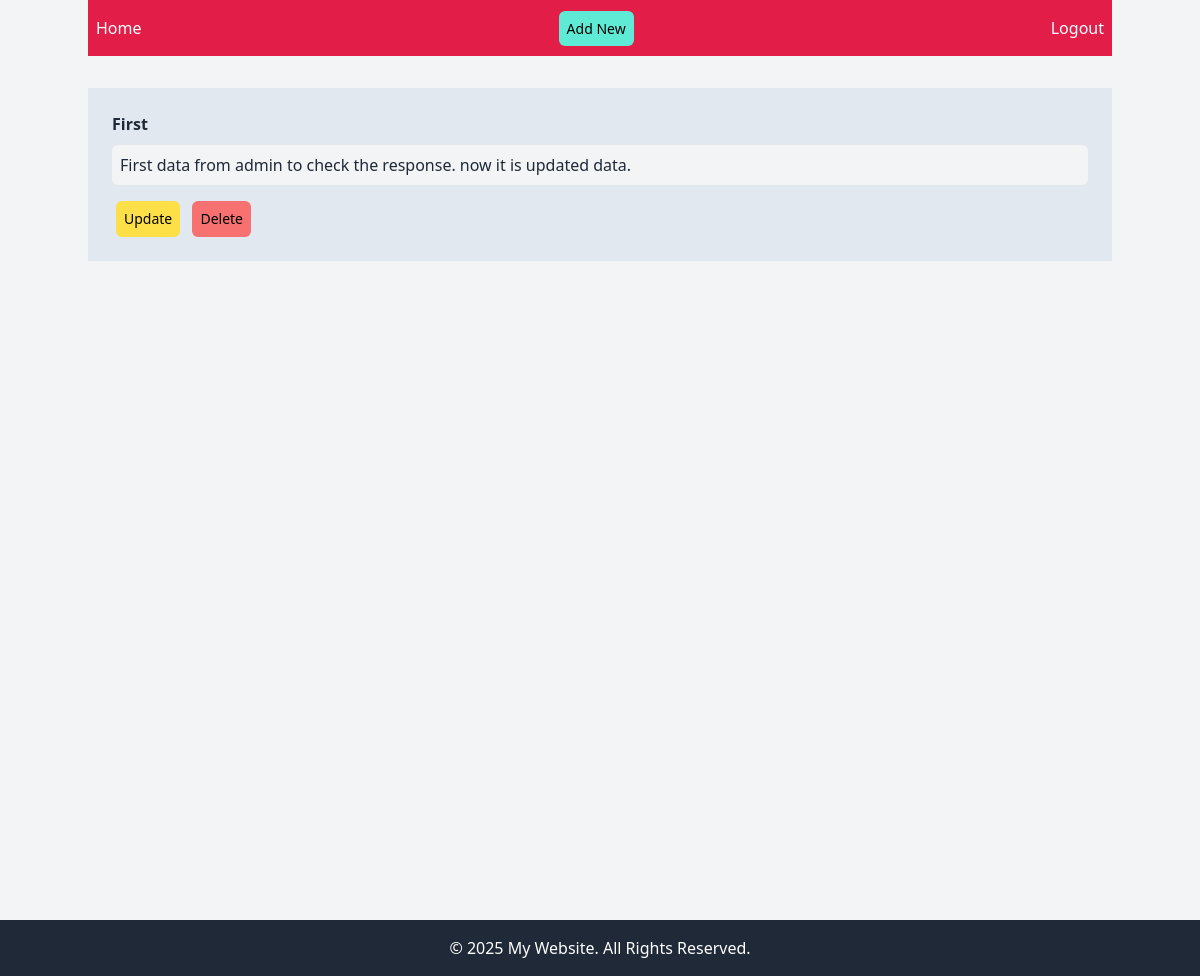
The app's page /details/1 (signed in) with its own data.
### main/models.py (models this page shows, shortened)
class Data(models.Model):
    user = models.ForeignKey(User, on_delete=models.CASCADE)
    title = models.CharField(max_length=100)
    description = models.TextField()

### main/views.py (the view)
# urls.py: path('details/', views.details, name='detail'),
@login_required(login_url='login')
def details(request, id):
    data = Data.objects.get(id=id, user=request.user)
    context = {
        'data':data
    }
    return render(request, 'details.html', context)

### main/templates/details.html (shortened to what this page needs)
{% extends "base.html" %}
{% load static %}
{% block content %}
<div class="min-h-screen">
    <div class="bg-slate-200 p-6">
        <div class="font-bold mb-2">
            {{data.title}}
        </div>
        <div class="bg-gray-100 rounded-md p-2">
            {{data.description}}
        </div>
        <div class='mt-4'>
            <button class="mx-1 bg-yellow-300 rounded-md p-2 text-sm text-black hover:shadow-md" type="submit"><a href="{% url "update" data.id %}">Update</a></button>
            <button class="mx-1 bg-red-400 rounded-md p-2 text-sm text-black hover:shadow-md" type="submit"><a href="{% url "delete" data.id %}">Delete</a></button>
        </div>
    </div>
</div>
{% endblock content %}

### records on screen
Data: title "First", description "First data from admin to check the response. now it is updated data."
